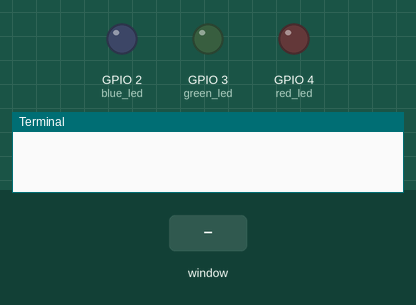
This program was run on a simulated Raspberry Pi (BCM pin numbers). On the bench: output pins drawn as LEDs (lit = HIGH), the last lines printed to the terminal. Inputs (shaded band) come from the test bench. The desktop window is not drawn, its controls go by their first labels and the mouse button is held 0.15 s.

Above: at 1.2 s.
1.3 s: control labelled "Green" in the window clicked
At 2.5 s:
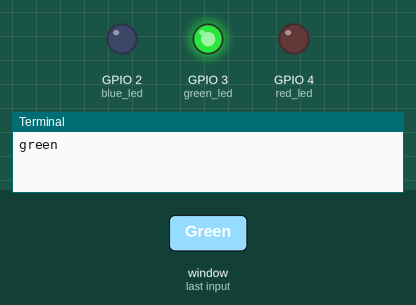
2.8 s: control labelled "Blue" in the window clicked
At 3.8 s:
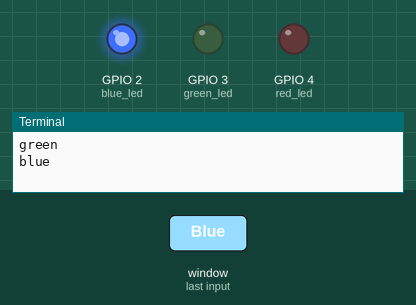
4.3 s: control labelled "Red" in the window clicked
At 5.0 s:
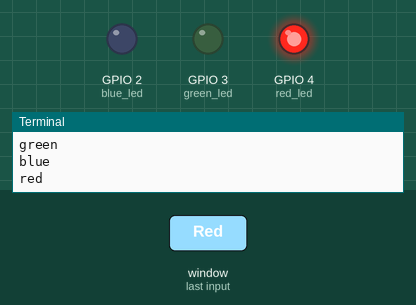
Timing chart, 0 to 7.3 s (numbered marks = the images above; inputs shaded):
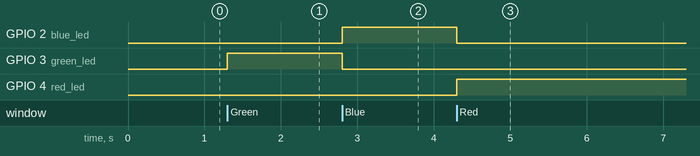

The program:

gui_leds.py
```python
from tkinter import *
from gpiozero import LED

green_led = LED(3)
blue_led = LED(2)
red_led = LED(4)

def green():
    blue_led.off()
    red_led.off()
    green_led.on()
    print("green")

def blue():
    print("blue")
    blue_led.on()
    red_led.off()
    green_led.off()

def red():
    print("red")
    red_led.on()
    blue_led.off()
    green_led.off()


win = Tk()
win.title("GUI LEDS")

greenbtn = Radiobutton(win, text = "Green" ,value = "greenLed",bg = "green" ,command = green, height = 1, width = 10)
greenbtn.pack()
bluebtn = Radiobutton(win, text = "Blue", value = "blueLed", bg = "blue" ,command = blue, height = 1, width = 10)
bluebtn.pack()
redbtn = Radiobutton(win, text = "Red" ,value = "redLed", bg = "red" ,command = red, height = 1, width = 10)
redbtn.pack()
win.mainloop()
```

Measured:
- after the input at 1.3 s, GPIO 3 (green_led): LOW → HIGH at once
- after the input at 2.8 s, GPIO 2 (blue_led): LOW → HIGH at once; GPIO 3 (green_led): HIGH → LOW at once
- after the input at 4.3 s, GPIO 2 (blue_led): HIGH → LOW at once; GPIO 4 (red_led): LOW → HIGH at once
